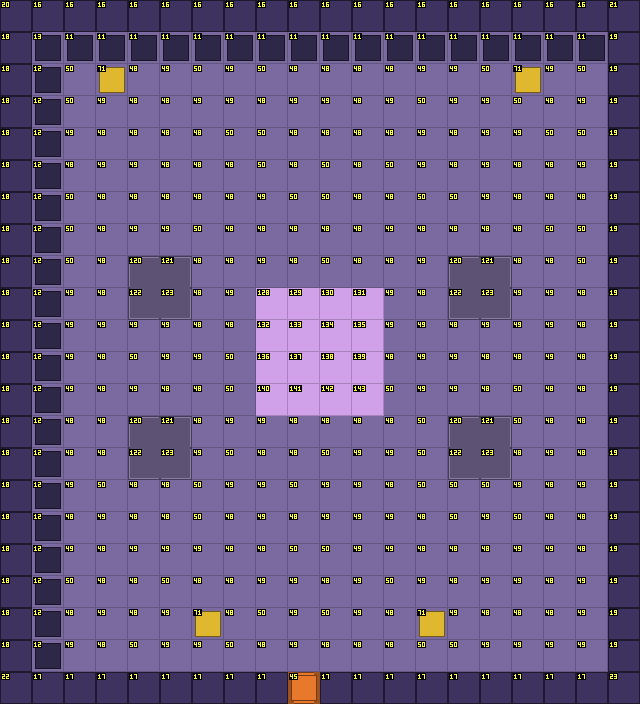

This is a level from a 2D game, rendered from its Tiled map with the project's own tilesets. A one-line summary and the map file follow, with tile-layer data summarised:
An orthogonal 20x22 tile map with 32x32 px tiles, 4 tile layers (Sol, Decor, Murs, Dessus) and 24 objects (11x Marqueur, 4x pilier, 4x Torche, Sortie, Porte, ...).

<map version="1.10" tiledversion="1.12.2" orientation="orthogonal" renderorder="right-down" width="20" height="22" tilewidth="32" tileheight="32" infinite="0" nextlayerid="6" nextobjectid="25">
 <tileset firstgid="1" source="../tilesets/chateau.tsx" />
 <layer id="1" name="Sol" width="20" height="22">
  <data>[440 cells, 361 non-empty, 20 distinct tile ids]</data>
 </layer>
 <layer id="2" name="Decor" width="20" height="22">
  <data>[440 cells, 41 non-empty, 4 distinct tile ids]</data>
 </layer>
 <layer id="3" name="Murs" width="20" height="22">
  <data>[440 cells, 96 non-empty, 13 distinct tile ids]</data>
 </layer>
 <objectgroup id="4" name="Objets">
  <object id="1" type="Sortie" x="288" y="672" width="32" height="32">
   <properties>
    <property name="cible_carte" value="res://scenes/rooms/chateau_salle_04_room.tscn" />
    <property name="cible_spawn" value="depuis_nord" />
    <property name="godot_node_type" value="area" />
   </properties>
  </object>
  <object id="2" type="Porte" x="288" y="672" width="32" height="32">
   <properties>
    <property name="id" value="chateau_porte_05" />
    <property name="type" value="grande_cle" />
   </properties>
  </object>
  <object id="3" type="Spawn" x="304" y="624">
   <properties>
    <property name="id" value="depuis_sud" />
   </properties>
   <point />
  </object>
  <object id="4" name="boss_corvan" x="304" y="144">
   <point />
  </object>
  <object id="5" name="pilier" x="128" y="256" width="64" height="64">
  </object>
  <object id="6" name="pilier" x="448" y="256" width="64" height="64">
  </object>
  <object id="7" name="pilier" x="128" y="416" width="64" height="64">
  </object>
  <object id="8" name="pilier" x="448" y="416" width="64" height="64">
  </object>
  <object id="9" type="Marqueur" x="80" y="368">
   <properties>
    <property name="id" value="corvan_fleches_1" />
   </properties>
   <point />
  </object>
  <object id="10" type="Marqueur" x="560" y="368">
   <properties>
    <property name="id" value="corvan_fleches_2" />
   </properties>
   <point />
  </object>
  <object id="11" type="Marqueur" x="80" y="528">
   <properties>
    <property name="id" value="corvan_bombes_1" />
   </properties>
   <point />
  </object>
  <object id="12" type="Marqueur" x="560" y="528">
   <properties>
    <property name="id" value="corvan_bombes_2" />
   </properties>
   <point />
  </object>
  <object id="13" type="Marqueur" x="304" y="368">
   <properties>
    <property name="id" value="corvan_coeur_1" />
   </properties>
   <point />
  </object>
  <object id="14" type="Marqueur" x="304" y="528">
   <properties>
    <property name="id" value="corvan_coeur_2" />
   </properties>
   <point />
  </object>
  <object id="15" type="Marqueur" x="112" y="144">
   <properties>
    <property name="id" value="morvath_oeil_1" />
   </properties>
   <point />
  </object>
  <object id="16" type="Marqueur" x="528" y="144">
   <properties>
    <property name="id" value="morvath_oeil_2" />
   </properties>
   <point />
  </object>
  <object id="17" type="Marqueur" x="304" y="80">
   <properties>
    <property name="id" value="morvath_oeil_3" />
   </properties>
   <point />
  </object>
  <object id="18" type="Marqueur" x="304" y="144">
   <properties>
    <property name="id" value="corvan_defi" />
   </properties>
   <point />
  </object>
  <object id="19" type="Marqueur" x="304" y="656">
   <properties>
    <property name="id" value="corvan_exil" />
   </properties>
   <point />
  </object>
  <object id="20" type="Torche" x="112" y="80">
   <properties>
    <property name="id" value="chateau_brasero_07" />
    <property name="etat" value="allumee" />
    <property name="permanente" type="bool" value="true" />
   </properties>
   <point />
  </object>
  <object id="21" type="Torche" x="528" y="80">
   <properties>
    <property name="id" value="chateau_brasero_08" />
    <property name="etat" value="allumee" />
    <property name="permanente" type="bool" value="true" />
   </properties>
   <point />
  </object>
  <object id="22" type="Torche" x="208" y="624">
   <properties>
    <property name="id" value="chateau_brasero_09" />
    <property name="etat" value="allumee" />
    <property name="permanente" type="bool" value="true" />
   </properties>
   <point />
  </object>
  <object id="23" type="Torche" x="432" y="624">
   <properties>
    <property name="id" value="chateau_brasero_10" />
    <property name="etat" value="allumee" />
    <property name="permanente" type="bool" value="true" />
   </properties>
   <point />
  </object>
  <object id="24" type="Scenario" x="304" y="560">
   <properties>
    <property name="cinematique" value="chateau_corvan_defi" />
    <property name="si" value="corvan_absorbe_sceau" />
    <property name="sauf" value="corvan_defie,morvath_vaincu" />
   </properties>
   <point />
  </object>
 </objectgroup>
 <layer id="5" name="Dessus" width="20" height="22">
  <data>[440 cells, 1 non-empty, 1 distinct tile ids]</data>
 </layer>
</map>
